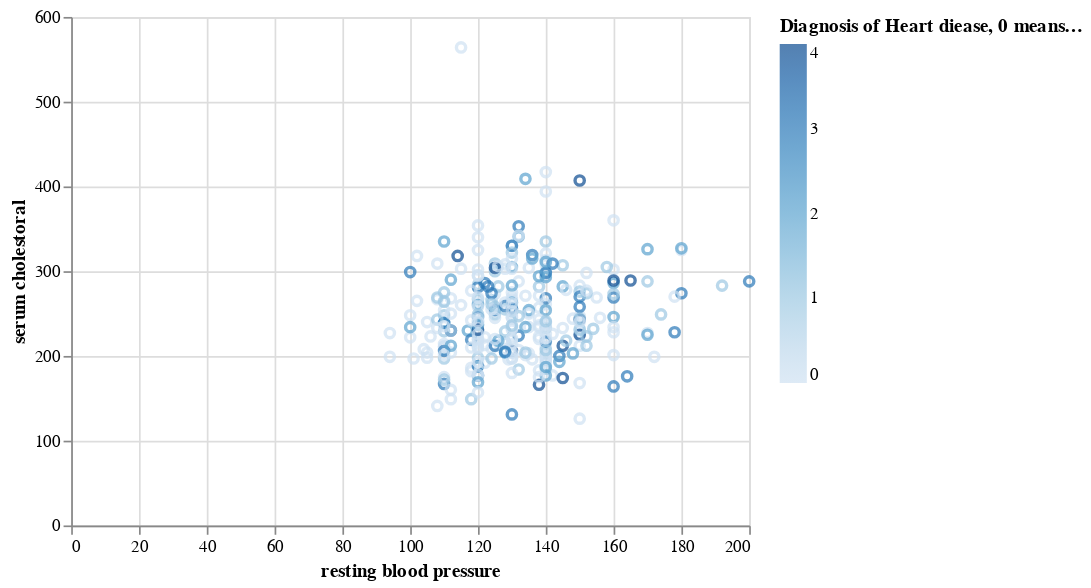

Notebook code for this chart:
### Code cell
trestbps_chol_plot = alt.Chart(cleveland).mark_point().encode(
    x = alt.X("trestbps", title = "resting blood pressure"),
    y = alt.Y('chol', title = "serum cholestoral"),
    color = alt.Color("num", title = "Diagnosis of Heart diease, 0 means None")
)
trestbps_chol_plot

### Figure 1 — Vega-Lite specification as saved in the notebook (floating-point values rounded to 4 significant figures; data arrays with more than 128 entries replaced by an {"elided": "..."} marker saying what was removed)
{"config": {"view": {"continuousWidth": 400, "continuousHeight": 300}}, "data": {"name": "data-9e6ddf12bc48ba267478d547b68f0b96"}, "mark": "point", "encoding": {"color": {"field": "num", "title": "Diagnosis of Heart diease, 0 means None", "type": "quantitative"}, "x": {"field": "trestbps", "title": "resting blood pressure", "type": "quantitative"}, "y": {"field": "chol", "title": "serum cholestoral", "type": "quantitative"}}, "$schema": "https://vega.github.io/schema/vega-lite/v4.17.0.json", "datasets": {"data-9e6ddf12bc48ba267478d547b68f0b96": {"elided": "303 records"}}}
